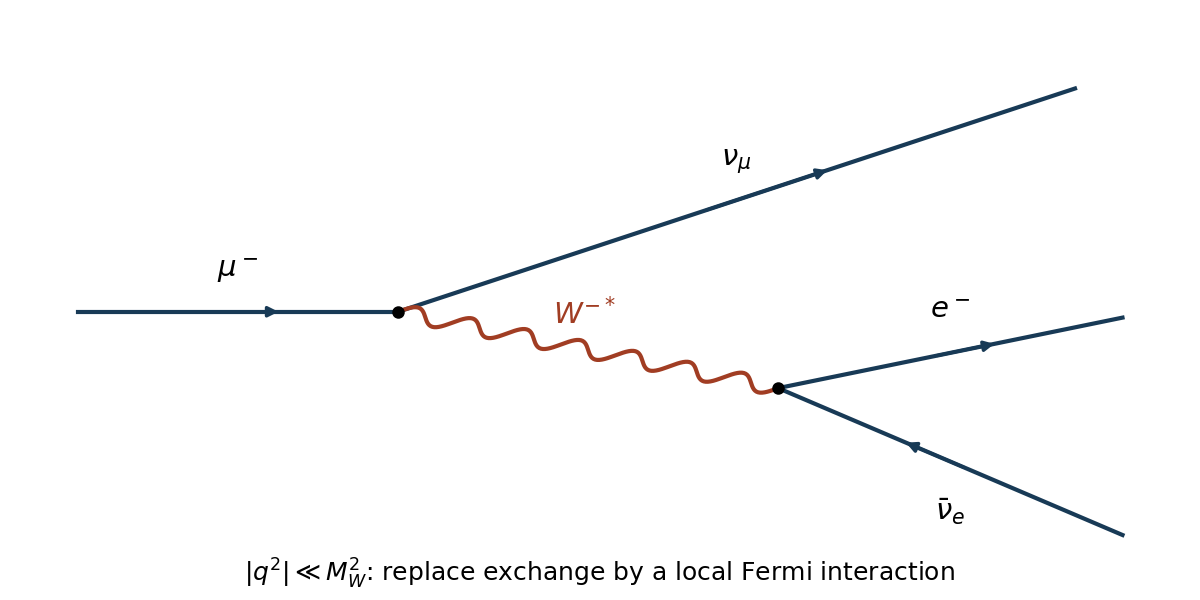

Here is the Python script that generated this plot:
"""Original muon-decay diagram; save basename in cwd."""
import numpy as np
import matplotlib
matplotlib.use("Agg")
import matplotlib.pyplot as plt
fig,ax=plt.subplots(figsize=(8,4),layout="constrained")
ax.set(xlim=(0,1),ylim=(0,1));ax.axis("off")
def fermion(a,b,label,reverse=False,dy=.06):
 ax.plot([a[0],b[0]],[a[1],b[1]],color="#183a56",lw=2)
 p,q=np.array(a),np.array(b)
 if reverse:p,q=q,p
 ax.annotate("",xy=p+.64*(q-p),xytext=p+.45*(q-p),arrowprops={"arrowstyle":"-|>","color":"#183a56","lw":1.6})
 m=(np.array(a)+np.array(b))/2;ax.text(m[0],m[1]+dy,label,ha="center",fontsize=14)
v=(.33,.48);w=(.65,.35)
fermion((.06,.48),v,r"$\mu^-$")
fermion(v,(.90,.86),r"$\nu_\mu$")
fermion(w,(.94,.47),r"$e^-$")
fermion(w,(.94,.10),r"$\bar\nu_e$",True,-.10)
p=np.array(v);q=np.array(w);t=np.linspace(0,1,400);d=q-p;n=np.array([-d[1],d[0]])/np.linalg.norm(d)
xy=p[:,None]+d[:,None]*t+.013*n[:,None]*np.sin(14*np.pi*t)
ax.plot(*xy,color="#a13d23",lw=2);ax.text(.46,.46,r"$W^{-*}$",fontsize=14,color="#a13d23")
ax.plot([v[0],w[0]],[v[1],w[1]],"o",color="black",ms=5)
ax.text(.50,.02,r"$|q^2|\ll M_W^2$: replace exchange by a local Fermi interaction",ha="center",fontsize=12)
fig.savefig("paper-1-muon-decay.png",dpi=150,facecolor="white")
